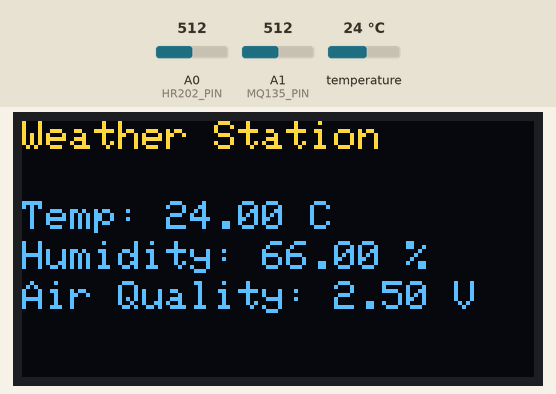
The sketch below on a simulated Arduino Uno, built with avr-gcc and run on an emulated ATmega328P. Parts: 128×64 one-colour display. The test bench sets the inputs (shaded band); at power-on: temperature 24 °C, A0 (HR202_PIN) = 512, A1 (MQ135_PIN) = 512. The OLED is the two-colour kind (top 16 rows yellow); the display library's start-up logo is not drawn; what the sketch prints to the serial monitor is not drawn.

Above: at 3.4 s.
3.5 s: temperature set to 12 °C
At 6.2 s:
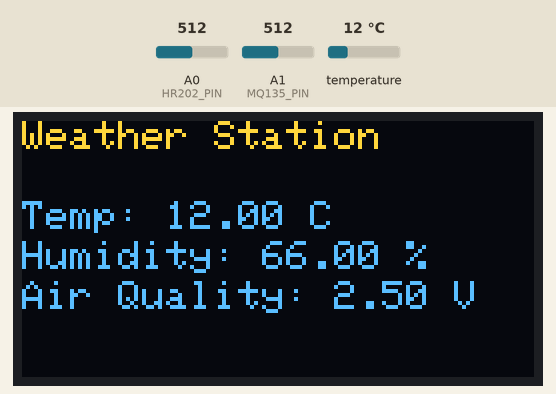
7.2 s: A0 (HR202_PIN) set to 716
At 9.5 s:
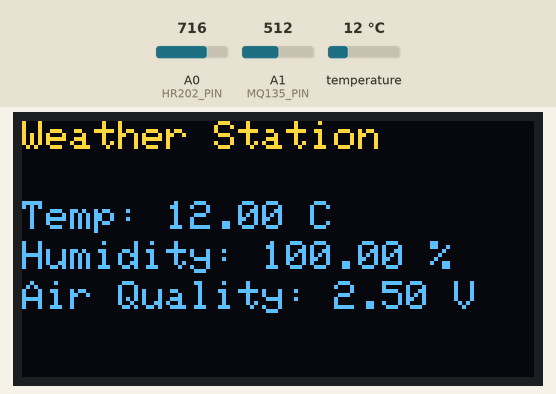
10.9 s: A1 (MQ135_PIN) set to 716
14.6 s: temperature set to 19 °C
At 17.2 s:
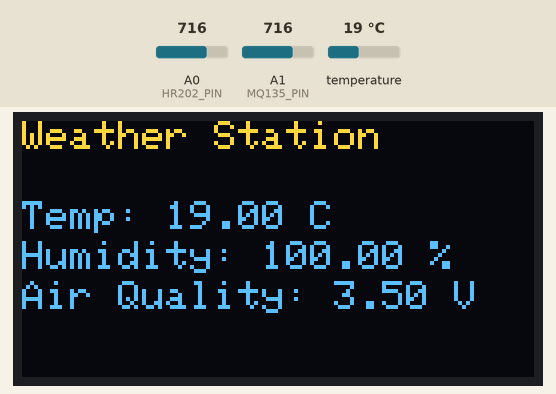
18.3 s: A0 (HR202_PIN) set to 900
At 20.6 s:
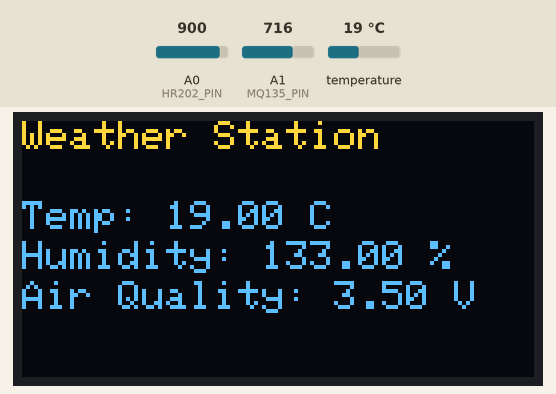
22.0 s: A1 (MQ135_PIN) set to 900
At 23.9 s:
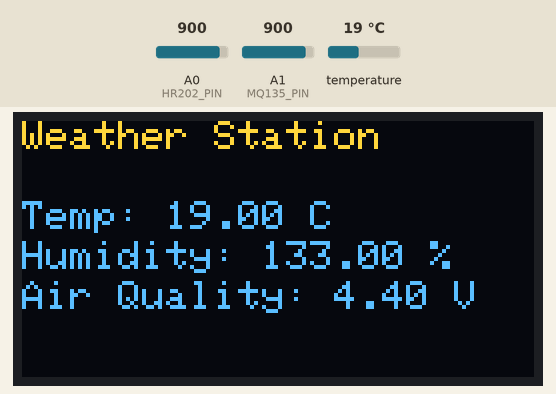
Timing chart, 0 to 25.4 s (numbered marks = the images above; inputs shaded):
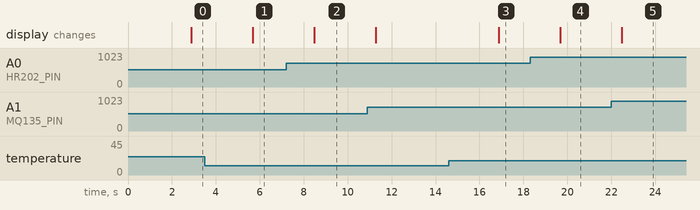

Measured:
- after the input at 3.5 s, the display: changes after 2.2 s (image 1)
- after the input at 7.2 s, the display: changes after 1.3 s (image 2)
- after the input at 14.6 s, the display: changes after 2.3 s (image 3)
- after the input at 18.3 s, the display: changes after 1.4 s (image 4)
- after the input at 22.0 s, the display: changes after 0.48 s (image 5)

The sketch:

sketch_sep18a.ino
```cpp
#include <Wire.h>
#include <Adafruit_GFX.h>
#include <Adafruit_SSD1306.h>
#include <OneWire.h>
#include <DallasTemperature.h>

// Pin Definitions
#define ONE_WIRE_BUS 2   // DS18B20 data pin
#define HR202_PIN A0     // HR202 analog pin
#define MQ135_PIN A1     // MQ135 analog pin
#define SCREEN_WIDTH 128 // OLED display width, in pixels
#define SCREEN_HEIGHT 64 // OLED display height, in pixels

// OLED reset pin
#define OLED_RESET -1
Adafruit_SSD1306 display(SCREEN_WIDTH, SCREEN_HEIGHT, &Wire, OLED_RESET);

// Setup for DS18B20 Temperature Sensor
OneWire oneWire(ONE_WIRE_BUS);
DallasTemperature sensors(&oneWire);

// Function to initialize sensors and display
void setup() {
  // Initialize serial communication for debugging
  Serial.begin(9600);

  // Initialize the DS18B20 temperature sensor
  sensors.begin();

  // Initialize the OLED display
  if(!display.begin(SSD1306_SWITCHCAPVCC, 0x3C)) {
    Serial.println(F("SSD1306 allocation failed"));
    for(;;);
  }
  display.display();
  delay(2000);
  display.clearDisplay();
}

// Function to read data from the HR202 Humidity Sensor
float readHumidity() {
  int sensorValue = analogRead(HR202_PIN);
  float voltage = sensorValue * (5.0 / 1023.0);
  float humidity = map(voltage, 0.8, 3.8, 0, 100); // Adjust mapping based on calibration
  return humidity;
}

// Function to read data from the MQ135 Air Quality Sensor
float readAirQuality() {
  int sensorValue = analogRead(MQ135_PIN);
  float voltage = sensorValue * (5.0 / 1023.0);
  return voltage; // Higher voltage indicates poorer air quality
}

// Function to display data on OLED screen
void displayData(float temperature, float humidity, float airQuality) {
  display.clearDisplay();

  display.setTextSize(1);
  display.setTextColor(SSD1306_WHITE);

  display.setCursor(0, 0);
  display.print("Weather Station");

  display.setCursor(0, 20);
  display.print("Temp: ");
  display.print(temperature);
  display.print(" C");

  display.setCursor(0, 30);
  display.print("Humidity: ");
  display.print(humidity);
  display.print(" %");

  display.setCursor(0, 40);
  display.print("Air Quality: ");
  display.print(airQuality);
  display.print(" V");

  display.display();
}

// Main loop
void loop() {
  // Request temperature readings from DS18B20 sensor
  sensors.requestTemperatures();
  float temperature = sensors.getTempCByIndex(0);

  // Read humidity from HR202 sensor
  float humidity = readHumidity();

  // Read air quality from MQ135 sensor
  float airQuality = readAirQuality();

  // Display the sensor data on the OLED screen
  displayData(temperature, humidity, airQuality);

  // Print the sensor data to Serial Monitor for debugging
  Serial.print("Temperature: ");
  Serial.print(temperature);
  Serial.println(" C");

  Serial.print("Humidity: ");
  Serial.print(humidity);
  Serial.println(" %");

  Serial.print("Air Quality (V): ");
  Serial.println(airQuality);

  // Wait 2 seconds before the next loop
  delay(2000);
}
```
